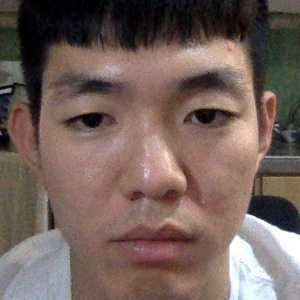
#> input picture ImageData/-100/102.jpg, 300 x 300 px, given as the content of the folder /Users/jayon/Desktop/ImageEvaluation/0, which was not available
$ python FillFace.py
#> lines starting #> are read from the running program, lines starting #| are printed output that depends on the picture; after the words box and inside, x2 and y2 are one past the last pixel; in counts of white or black regions, pixels touching at a corner belong together; pictures that were not available may be replaced by others from this repository, and a replacement may not be noted
import cv2
import os


eyeCascate = cv2.CascadeClassifier('/usr/local/lib/python3.7/site-packages/cv2/data/haarcascade_eye.xml')
DIR = '/Users/jayon/Desktop/ImageEvaluation'
EVADIR = '/Users/jayon/Desktop/ImageEvaluation_FaceStatus'
EVACLASSES = [0,30,60,90,120,150,180,-30,-60,-90,-120,-150]


def scaleEyes(image):
    areas = eyeCascate.detectMultiScale(image, 1.05, 10)
    eyes = []
    for (x, y, w, h) in areas:
        eye = image[y:y+h, x:x+w]
        eyes.append([x, y, w, h, eye])
    return eyes


for integer in EVACLASSES:
    path = os.path.join(DIR, str(integer))
    new_path = os.path.join(EVADIR, str(integer))
    images = os.listdir(path)
    for image in images:
        source = cv2.imread(os.path.join(path, image), 1)
#> source is the input picture: shape (300, 300, 3); mean B, G, R 90.3, 97.4, 115.2
        eyes = scaleEyes(source)
#> in scaleEyes, `areas = eyeCascate.detectMultiScale(image, 1.05, 10)`: areas = [[168, 84, 64, 64], [58, 90, 61, 61]]
#> the loop in scaleEyes, `for (x, y, w, h) in areas:` made 2 passes
#> pass 1, in scaleEyes, `eye = image[y:y+h, x:x+w]`:
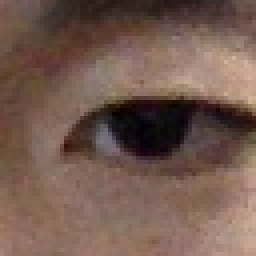
#> eye: shape (64, 64, 3) (shown 4 times larger); mean B, G, R 79.8, 90.5, 116
#> pass 2, in scaleEyes, `eye = image[y:y+h, x:x+w]`:
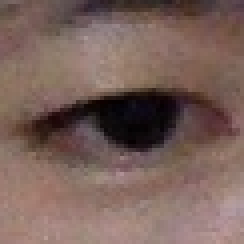
#> eye: shape (61, 61, 3) (shown 4 times larger); mean B, G, R 90.5, 97.5, 121.8
#> after the loop in scaleEyes, `for (x, y, w, h) in areas:`: eyes = 2 items
#> eyes = 2 items
        destination = cv2.imread('/Users/jayon/Desktop/0.jpg', 1)
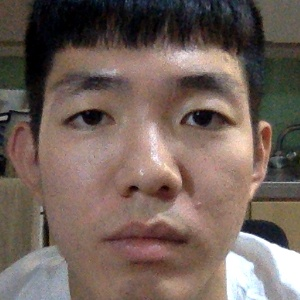
#> input picture ImageData/-100/0.jpg, 300 x 300 px, found by its file name
#> destination is the input picture: shape (300, 300, 3); mean B, G, R 91, 98.6, 115.2
        for (x, y, w, h, eye) in eyes:
            destination[y:y+h, x:x+w] = eye
#> this loop made 2 passes
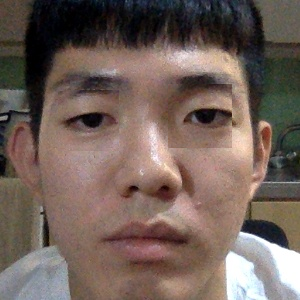
#> destination: shape (300, 300, 3); 8.68% of pixels changed, all inside (x1, y1, x2, y2) = (58, 84, 232, 151)
        cv2.imwrite(os.path.join(new_path, image), destination)
